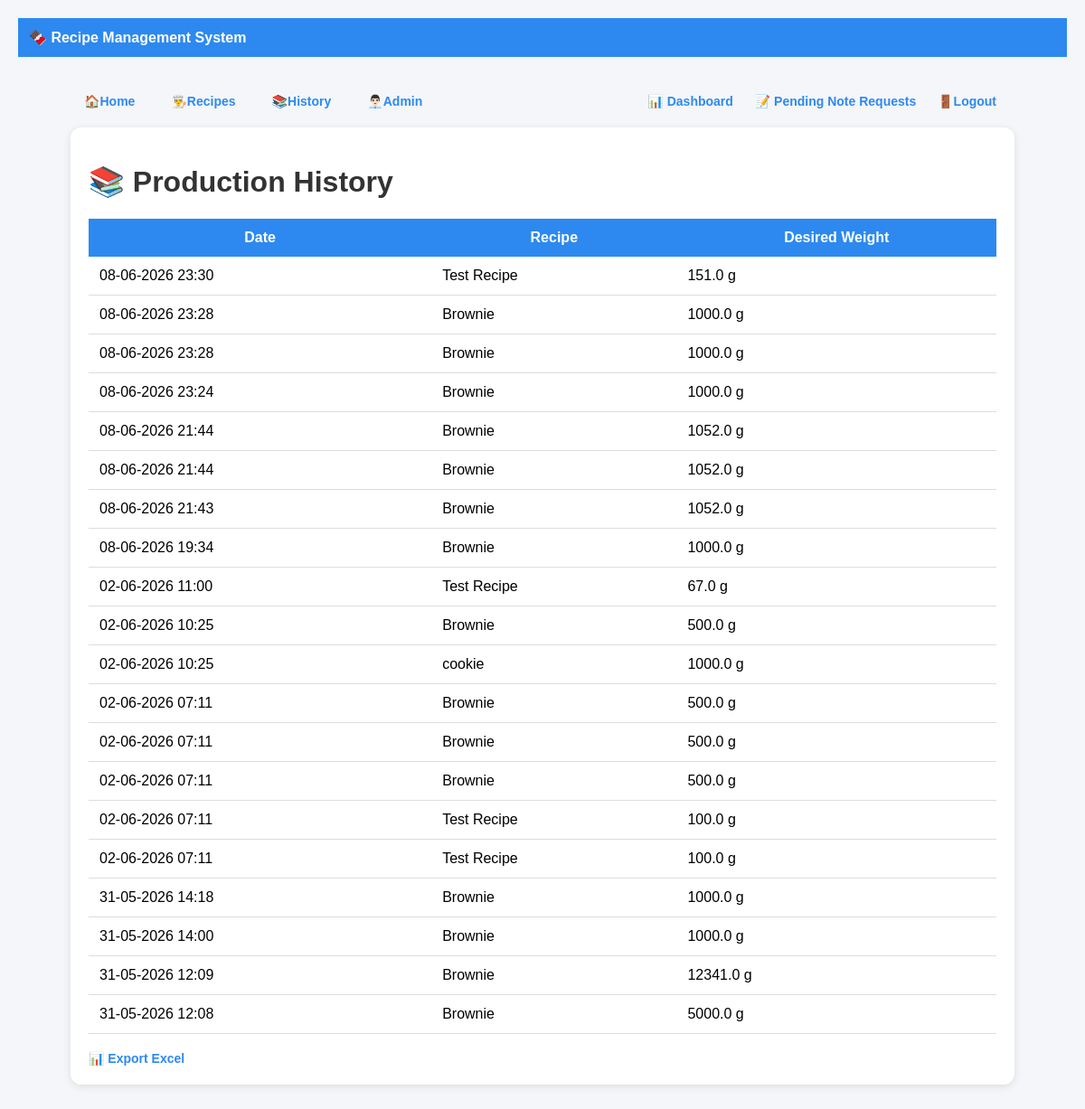
Before: /history with the older database file.
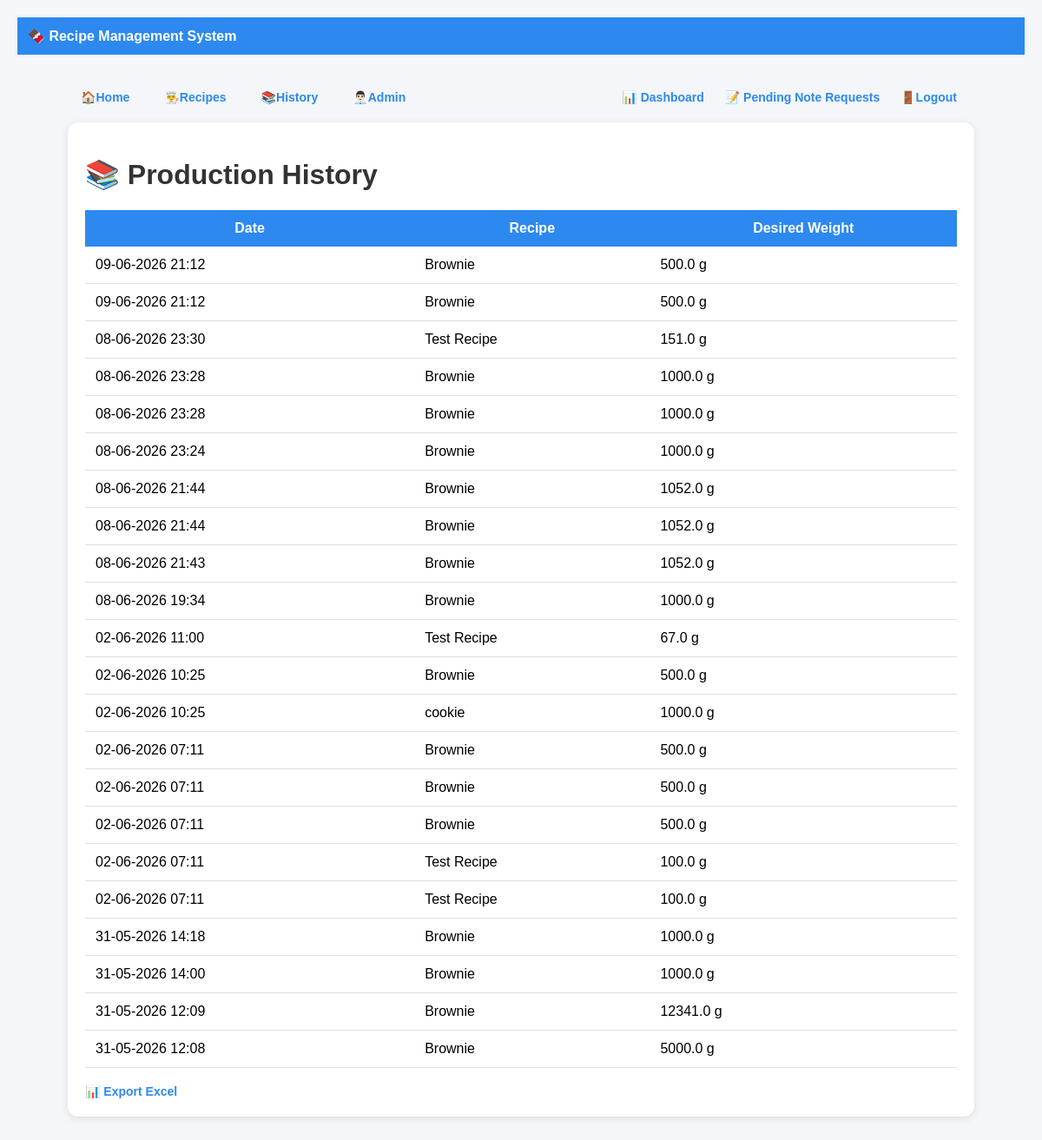
After: the same page with the newer database file.
### models.py (models this page shows)
class ProductionHistory(Base):
    __tablename__ = "production_history"
    id = Column(
        Integer,
        primary_key=True,
        index=True
    )
    recipe_name = Column(String)
    desired_weight = Column(Float)
    created_at = Column(
        String
    )

### main.py (the view)
@app.get("/history", response_class=HTMLResponse)
def history(request: Request):
    db = SessionLocal()
    records = db.query(
        ProductionHistory
    ).order_by(
        ProductionHistory.id.desc()
    ).all()
    response = templates.TemplateResponse(
        request=request,
        name="history.html",
        context={
            "records": records
        }
    )
    db.close()
    return response

### templates/history.html
{% extends "base.html" %}
{% block content %}
<div class="card">
    <h1>📚 Production History</h1>
    <table>
        <tr>
            <th>Date</th>
            <th>Recipe</th>
            <th>Desired Weight</th>
        </tr>
        {% for record in records %}
        <tr>
            <td>{{ record.created_at }}</td>
            <td>{{ record.recipe_name }}</td>
            <td>{{ record.desired_weight }} g</td>
        </tr>
        {% endfor %}
    </table>
    <br>
    <a href="/export_excel">
        📊 Export Excel
    </a>
</div>
{% endblock %}

### templates/base.html (shortened to what this page needs)
<!DOCTYPE html>
<html>
<head>
    <link rel="stylesheet"
        href="/static/style.css">
</head>
<body>
    <div class="navbar">
        🍫 Recipe Management System
    </div>
    <div class="container">
        <div class="menu">
            <div class="menu-left">
                <a href="/">🏠Home</a>
                <a href="/recipes">👨‍🍳Recipes</a>
                <a href="/history">📚History</a>
                <a href="/admin">👨🏻‍💼Admin</a>
            </div>
        <div class="menu-right">
            <a href="/recipes">
            📊 Dashboard
            </a>
            <a href="/admin/note_requests">
                📝 Pending Note Requests
            </a>
            <a href="/logout">🚪Logout</a>
        </div>
    </div>
        {% block content %}
        {% endblock %}
</body>
</html>

### static/style.css (style rules this page uses)
body { font-family: Arial, sans-serif; background-color:#f4f6f9; margin:0; padding:20px; }
.container { max-width:1000px; margin:auto; }
.card { background:white; padding:20px; border-radius:12px; box-shadow:0 2px 8px rgba(0,0,0,0.1); margin-bottom:20px; }
h1 { color:#333; }
table { width:100%; border-collapse:collapse; }
th { background:#2d89ef; color:white; padding:12px; }
td { padding:10px; border-bottom:1px solid #ddd; }
a { text-decoration:none; color:#2d89ef; font-weight:bold; }

### templates/base.html (style rules this page uses)
body { margin:0; font-family:Arial, sans-serif; background:#f4f6f9; }
.navbar { background:#2d89ef; color:white; padding:15px 25px; font-size:20px; font-weight:bold; }
.menu { display:flex; justify-content:space-between; align-items:center; margin-top:20px; padding-left:15px; }
.menu-left { display:flex; gap:20px; }
.menu-right { margin-left:auto; }
.navbar { font-size:16px; padding:12px; }
.container { width:90%; max-width:1200px; margin:auto; padding:20px; }
.card { background:white; border-radius:12px; padding:20px; margin-top:20px; box-shadow:0 2px 10px rgba(0,0,0,0.1); }
table { width:100%; border-collapse:collapse; }
th { background:#2d89ef; color:white; padding:12px; }
td { padding:12px; border-bottom:1px solid #ddd; }
a { color:#2d89ef; text-decoration:none; font-weight:bold; font-size:14px; }
.menu { margin-top:20px; padding-left:15px; }
.menu a { margin-right:20px; }

Changed rows visible on the page:
added ProductionHistory: created_at "09-06-2026 21:12", recipe_name "Brownie", desired_weight "500.0"
added ProductionHistory: created_at "09-06-2026 21:12", recipe_name "Brownie", desired_weight "500.0"
